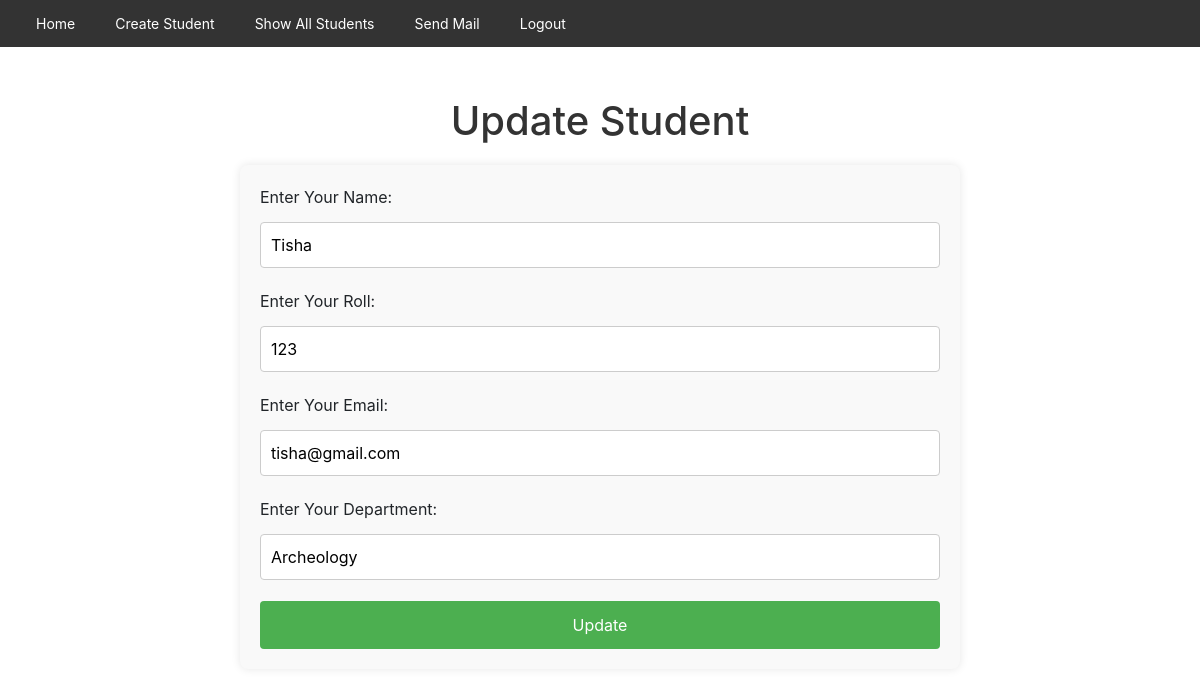
Screenshot of /updateStudent/44/ (signed in) with the database file from the repository.
### FormApp/models.py (models this page shows, shortened)
class Student(models.Model):
    name = models.CharField(max_length=100)
    roll = models.CharField(max_length=20, null=True, validators=[validate_roll])
    email = models.EmailField(max_length=100, null=True)
    department = models.CharField(max_length=20, null=True)

### FormApp/views.py (the view)
# urls.py: path('updateStudent/<int:student_id>/', views.updateStudent, name='updateStudent'),
@login_required
def updateStudent(request, student_id):
    student = get_object_or_404(Student, id=student_id)
    if request.method == "POST":
        form = StudentModelForm(request.POST, instance=student)
        if form.is_valid():
            form.save()
            return redirect("showAllStudents")
        else:
            print("Form errors:", form.errors)  # Print the errors here
    else:
        form  = StudentModelForm(instance=student)  # Pass the instance for initial values
    context = {
        "form":form,
        "student":student
    }
    return render(request, 'FormApp/updateStudent.html',context)

### FormApp/forms.py
class StudentModelForm(forms.ModelForm):
    class Meta:
        model = Student
        fields = ['name','roll','email','department']
        labels = {
            'name': 'Enter Your Name',
            'roll': 'Enter Your Roll',
            'email': 'Enter Your Email',
            'department': 'Enter Your Department',
        }
        widgets = {
            'name': forms.TextInput(attrs={'placeholder': 'Enter your full name'}),
            'roll': forms.TextInput(attrs={'placeholder': 'Enter your roll number'}),  # Using TextInput for CharField
            'email': forms.EmailInput(attrs={'placeholder': 'Enter your email address'}),
            'department': forms.TextInput(attrs={'placeholder': 'Enter your department'}),
        }

### FormApp/templates/FormApp/updateStudent.html (shortened to what this page needs)
{% extends 'FormApp/navigationBar.html' %}
{% block content %}
 {% load static %}
<link rel="stylesheet" href="{% static 'FormApp/css/createStudent.css' %}">
<h1>Update Student</h1>
<div class="main">
    <form method="POST">
        {{ form.as_p }}
        <input type="submit" value="Update">
    </form>
</div>
{% endblock %}

### FormApp/static/FormApp/css/navigation.css (style rules this page uses)
body { font-family: Arial, sans-serif; margin: 0; padding: 0; }

### FormApp/static/FormApp/css/createStudent.css (style rules this page uses)
.main { width: 60%; margin: 0 auto; padding: 20px; background-color: #f9f9f9; border-radius: 8px; box-shadow: 0 0 10px rgba(0, 0, 0, 0.1); }
input[type="text"], input[type="email"], select { width: 100%; padding: 10px; margin: 5px 0; border: 1px solid #ccc; border-radius: 4px; box-sizing: border-box; }
input[type="submit"] { width: 100%; background-color: #4CAF50; color: white; padding: 12px 20px; border: none; border-radius: 4px; cursor: pointer; font-size: 16px; }
h1 { text-align: center; color: #333; margin-bottom: 20px; }

### rows the page displays
Student: name "Tisha", roll "123", email "tisha@gmail.com", department "Archeology"
